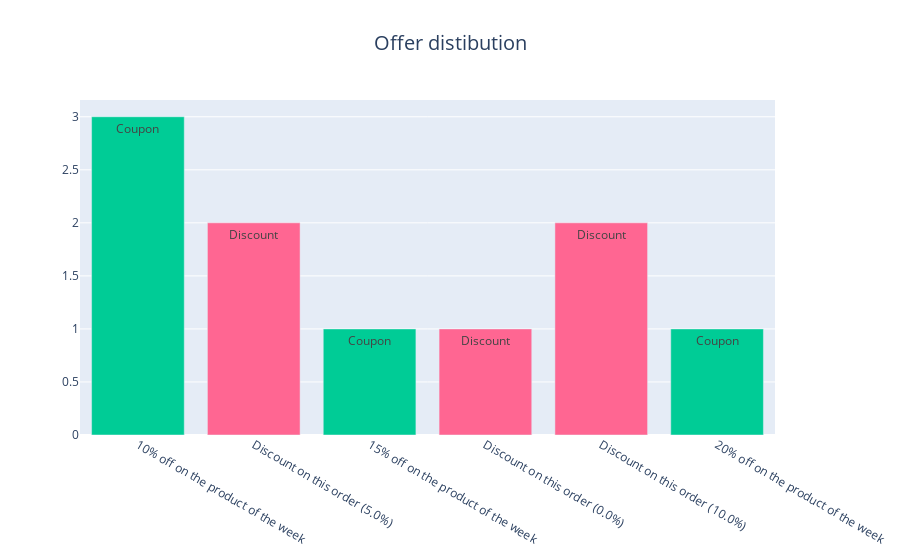

Here is the notebook cell this chart was saved with:
### Markdown cell above
### 3.1 Offer distribution <a class="anchor" id="section3_1"></a>

### Code cell
fig = go.Figure()
fig.add_trace(go.Bar(
    x=offers_coverage['Order'],
    y=offers_coverage['Count'],
    name='Primary Product',
    marker_color=[px.colors.qualitative.Plotly[6] if type=="Discount" else px.colors.qualitative.Plotly[2] for type in offers_coverage['Type']],
    text=offers_coverage['Type'],
    hovertemplate="<b>Name:</b> %{x}<br><b>Number:</b> %{y}<br><b>Type:</b> %{text}<extra></extra>",
))

fig.update_layout(
  height=max([len(offer_name) for offer_name in offers_coverage['Order']])*15,
  title={'text': "Offer distibution",
          'x':0.5,
          'xanchor': 'center',
          'font_size': 20,
    }
)

fig.show()

### Figure 1 — Plotly figure (JSON) as saved in the notebook; plotly's stock layout.template omitted (floating-point values rounded to 4 significant figures)
{"data": [{"hovertemplate": "<b>Name:</b> %{x}<br><b>Number:</b> %{y}<br><b>Type:</b> %{text}<extra></extra>", "marker": {"color": ["#00CC96", "#FF6692", "#00CC96", "#FF6692", "#FF6692", "#00CC96"]}, "name": "Primary Product", "text": ["Coupon", "Discount", "Coupon", "Discount", "Discount", "Coupon"], "type": "bar", "x": ["10% off on the product of the week", "Discount on this order (5.0%)", "15% off on the product of the week", "Discount on this order (0.0%)", "Discount on this order (10.0%)", "20% off on the product of the week"], "y": [3, 2, 1, 1, 2, 1]}], "layout": {"autosize": true, "title": {"font": {"size": 20}, "text": "Offer distibution", "x": 0.5, "xanchor": "center"}, "xaxis": {"autorange": true, "range": [-0.5, 5.5], "type": "category"}, "yaxis": {"autorange": true, "range": [0, 3.158], "type": "linear"}}}
